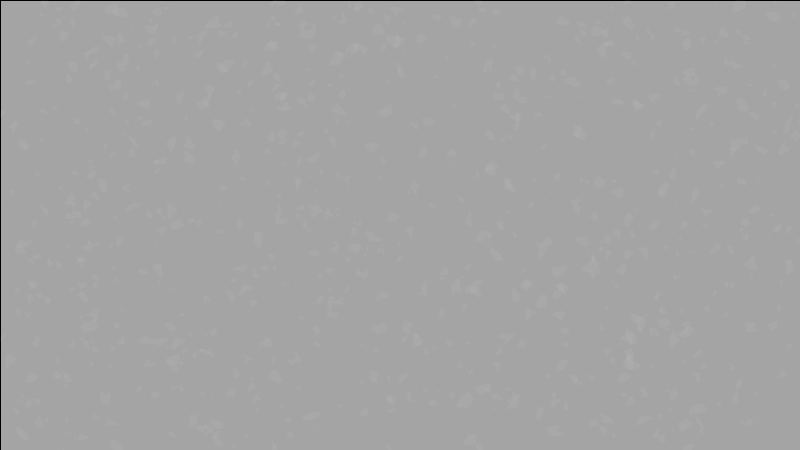
Frame 1 (no input)
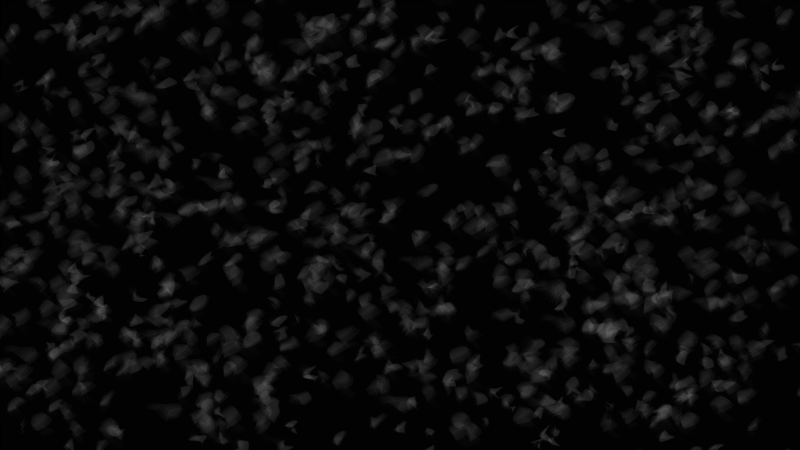
Frame 60 (the mouse pressed at the canvas centre just before this capture)
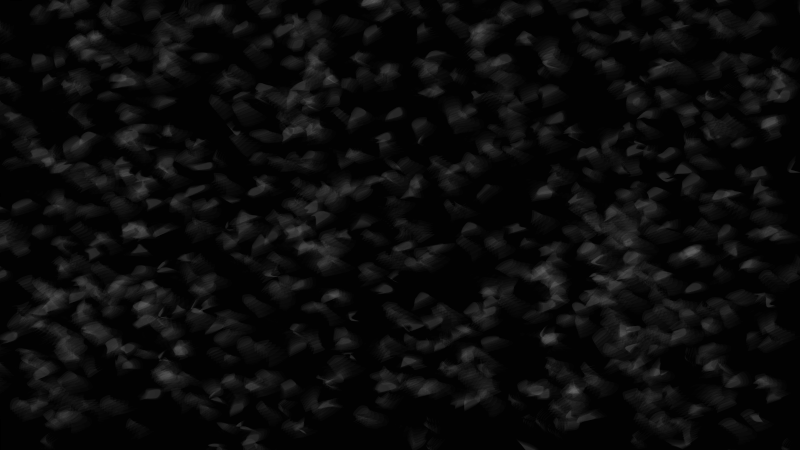
Frame 120 (the mouse held since frame 60 and released just before this capture)

The Processing sketch that drew these frames (run headless with seeded random() and noise(); from frame 60 on, the mouse is pressed at the canvas centre):

// Processing sketch: processing_29915
// ── processing_29915.pde

/* Random Shape Noise for After (Moby)
by Roman Random, 2011*/

// resolution
int w=800;
int h=450;
float shapeShiftSpeed=0.1;
float  shapeShift=0;
int Nshapes=1000;
int sizeVar=5;          // Maximum variation of size of shapes (1-20)

// create arrays for curve points
float[] point1x = new float[Nshapes];    
float[] point1y = new float[Nshapes];
float[] point2x = new float[Nshapes];    
float[] point2y = new float[Nshapes];
float[] point3x = new float[Nshapes];    
float[] point3y = new float[Nshapes];
float[] point4x = new float[Nshapes];    
float[] point4y = new float[Nshapes];
float[] point5x = new float[Nshapes];    
float[] point5y = new float[Nshapes];
float[] point6x = new float[Nshapes];    
float[] point6y = new float[Nshapes];

// create arrays for shape positions
float[] positionX= new float[Nshapes];  
float[] positionY= new float[Nshapes];  

void setup(){
size(800,450);
smooth();
frameRate(24);

for (int i=0; i < Nshapes; i++) {        // Fill with random positions
  positionX[i]= random(w);
  positionY[i]= random(h);
}

for (int i=0; i < Nshapes; i++) {        // Fill with random points
point1x[i]= random(0,w*2/4);
point1y[i]= random(-h*3/4,-h*1/4);
point2x[i]= random(0,w*3/4);
point2y[i]= random(-h*1/4,h*1/4);
point3x[i]= random(0,w*2/4);
point3y[i]= random(h*1/4,h*3/4);
point4x[i]= random(-w*2/4,0);
point4y[i]= random(h*1/4,h*3/4);
point5x[i]= random(-w*3/4,0);
point5y[i]= random(-h*1/4,h*1/4);
point6x[i]= random(-w*2/4,0);
point6y[i]= random(-h*3/4,-h*1/4);
  }
}

void draw(){
fill(0,50);
rect(0,0,width,height);
noStroke();
fill(255,10);

//translate(w/2,h/2);                      // move origin to center of screen
shapeShift+=shapeShiftSpeed;             // increment noise position
float[] scaleDown= new float[Nshapes];   // create array for initial scale downs
float[] angleStart= new float[Nshapes];   // create array for initial rotations

// draw shapes
for (int i=0; i < Nshapes; i++) {
  pushMatrix();
  positionX[i]+=noise(shapeShift/3000*i)*10-5;    // cambio de posicion MAL
  positionY[i]+=noise(shapeShift/3200*i)*10-5;
  translate(positionX[i],positionY[i]);    // Translate to random position
  
  if (frameCount==1){
    scaleDown[i]=random(0.0001,0.02);
    angleStart[i]=random(TWO_PI);
    scale(scaleDown[i]);                      // Scale and rotate randomly the first time
    rotate(angleStart[i]);                        
  }else{
    scaleDown[i]+=noise(shapeShift)/(100/sizeVar);
    angleStart[i]+=noise(shapeShift/10)*TWO_PI;
    scale(scaleDown[i]);
    rotate(angleStart[i]);
  }
  
    point1x[i]+=noise(shapeShift/50*i)*w/10-w/20;    // cambio de forma MAL
    point1y[i]+=noise(shapeShift/60*i)*h/10-h/20;
    point2x[i]+=noise(shapeShift/70*i)*w/10-w/20;
    point2y[i]+=noise(shapeShift/80*i)*h/10-h/20;
    point3x[i]+=noise(shapeShift/90*i)*w/10-w/20;
    point3y[i]+=noise(shapeShift/100*i)*h/10-h/20;
    point4x[i]+=noise(shapeShift/101*i)*w/10-w/20;
    point4y[i]+=noise(shapeShift/120*i)*h/10-h/20;
    point5x[i]+=noise(shapeShift/130*i)*w/10-w/20;
    point5y[i]+=noise(shapeShift/140*i)*h/10-h/20;
    point6x[i]+=noise(shapeShift/150*i)*w/10-w/20;
    point6y[i]+=noise(shapeShift/160*i)*h/10-h/20;
    
    beginShape();
    curveVertex(point1x[i],point1y[i]);
    curveVertex(point1x[i],point1y[i]);
    curveVertex(point2x[i],point2y[i]);
    curveVertex(point3x[i],point3y[i]);
    curveVertex(point4x[i],point4y[i]);
    curveVertex(point5x[i],point5y[i]);
    curveVertex(point6x[i],point6y[i]);
    curveVertex(point1x[i],point1y[i]);
    curveVertex(point1x[i],point1y[i]);
    endShape();
  popMatrix();
}
}
                
                                
